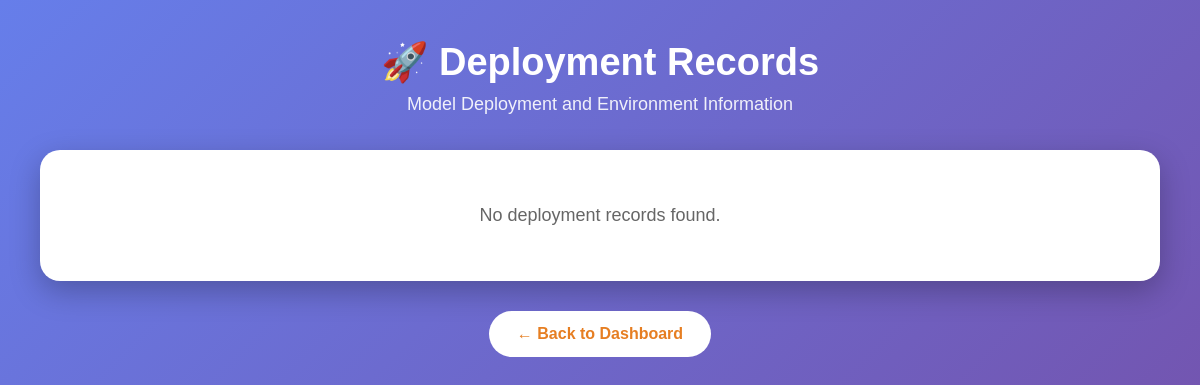
/deployments-page, run on an earlier commit of the app's database.
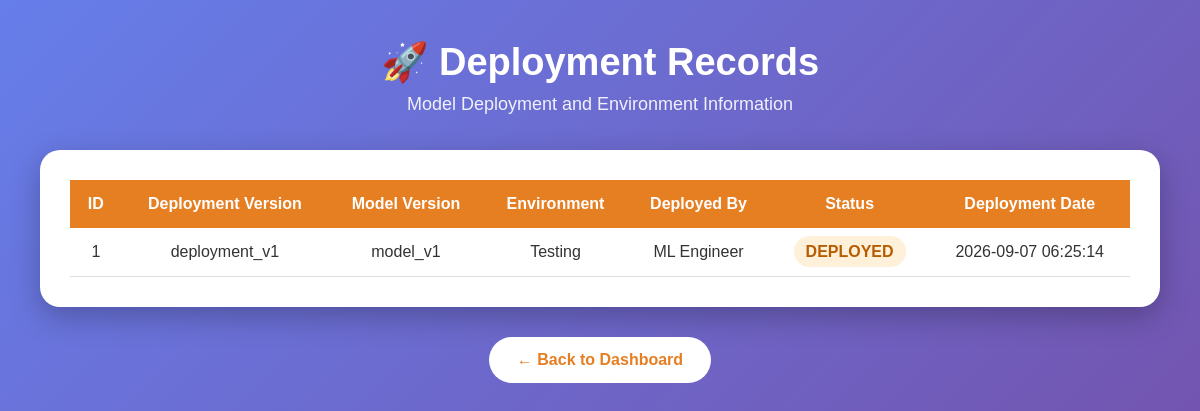
And on a later commit of the database.
### tables this page shows
CREATE TABLE deployments (
            id INTEGER PRIMARY KEY AUTOINCREMENT,
            deployment_version TEXT UNIQUE NOT NULL,
            model_version TEXT NOT NULL,
            environment TEXT NOT NULL,
            deployed_by TEXT,
            deployment_status TEXT NOT NULL,
            deployment_date TEXT DEFAULT CURRENT_TIMESTAMP
        );

### backend/app.py (the view)
@app.route("/deployments-page")
def deployments_page():
    connection = get_connection()
    try:
        rows = connection.execute("""
            SELECT *
            FROM deployments
            ORDER BY id
        """).fetchall()
        deployments = [dict(row) for row in rows]
    finally:
        connection.close()
    return render_template(
        "deployments.html",
        deployments=deployments
    )

### backend/database.py (called while the page is built)
def get_connection():
    connection = sqlite3.connect(DATABASE)
    connection.row_factory = sqlite3.Row
    connection.execute("PRAGMA foreign_keys = ON")
    return connection

### templates/deployments.html (shortened to what this page needs)
<!DOCTYPE html>
<html lang="en">
<head>
</head>
<body>
    <div class="container">
        <div class="header">
            <h1>🚀 Deployment Records</h1>
            <p>
                Model Deployment and Environment Information
            </p>
        </div>
        <div class="table-box">
            {% if deployments %}
            <table>
                <thead>
                    <tr>
                        <th>ID</th>
                        <th>Deployment Version</th>
                        <th>Model Version</th>
                        <th>Environment</th>
                        <th>Deployed By</th>
                        <th>Status</th>
                        <th>Deployment Date</th>
                    </tr>
                </thead>
                <tbody>
                    {% for deployment in deployments %}
                    <tr>
                        <td>{{ deployment.id }}</td>
                        <td>
                            {{ deployment.deployment_version }}
                        </td>
                        <td>
                            {{ deployment.model_version }}
                        </td>
                        <td>
                            {{ deployment.environment }}
                        </td>
                        <td>
                            {{ deployment.deployed_by }}
                        </td>
                        <td>
                            <span class="deployed">
                                {{ deployment.deployment_status }}
                            </span>
                        </td>
                        <td>
                            {{ deployment.deployment_date }}
                        </td>
                    </tr>
                    {% endfor %}
                </tbody>
            </table>
            {% else %}
            <div class="empty-message">
                No deployment records found.
            </div>
            {% endif %}
        </div>
        <div class="back-container">
            <a href="/dashboard" class="back">
                ← Back to Dashboard
            </a>
        </div>
    </div>
</body>
</html>

What changed in the data, as far as the page shows it:
added deployments: id "1", deployment_version "deployment_v1", model_version "model_v1", environment "Testing", deployed_by "ML Engineer", deployment_status "DEPLOYED", deployment_date "2026-09-07 06:25:14"
Also different on the page:
text no longer shown: "No deployment records found."
text now shown: "ID Deployment Version Model Version Environment Deployed By Status Deployment Date"
